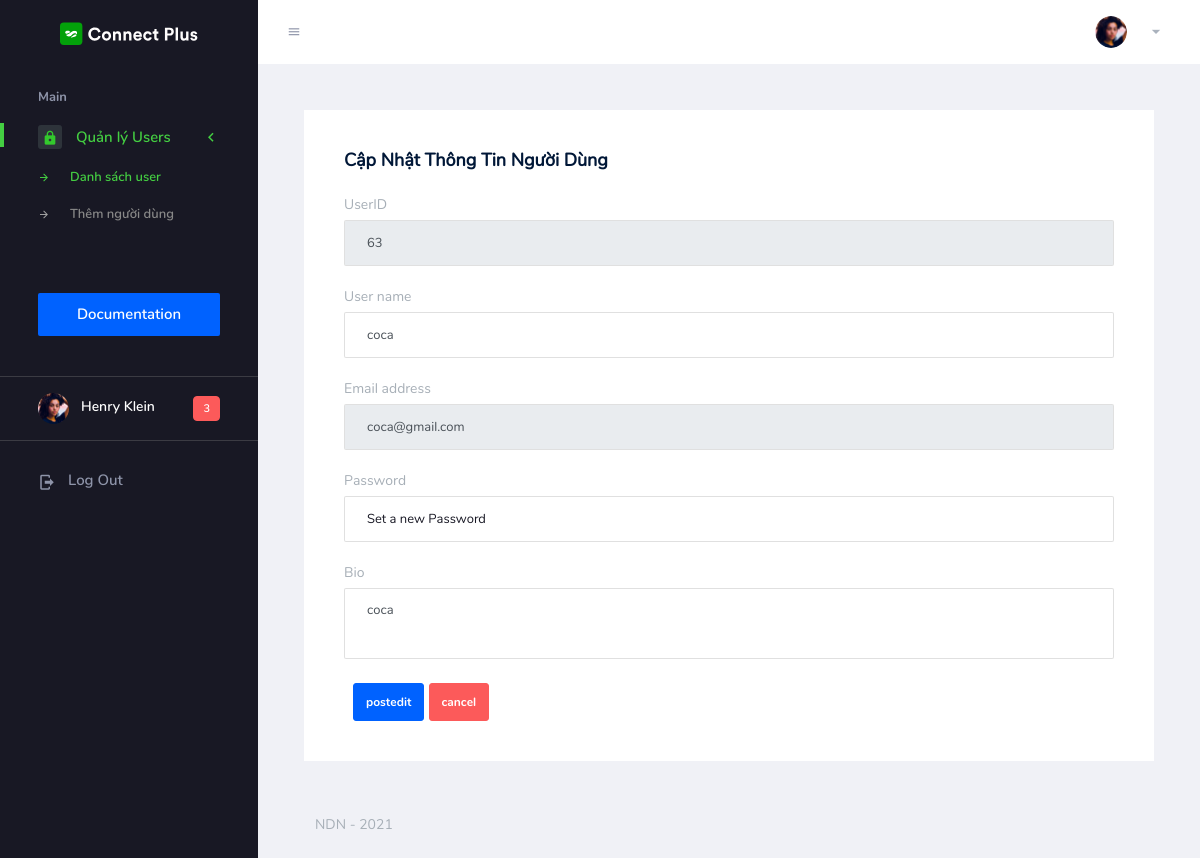
Page /admin/controller/UserController.php?action=getedit&id=63 on the earlier database version.
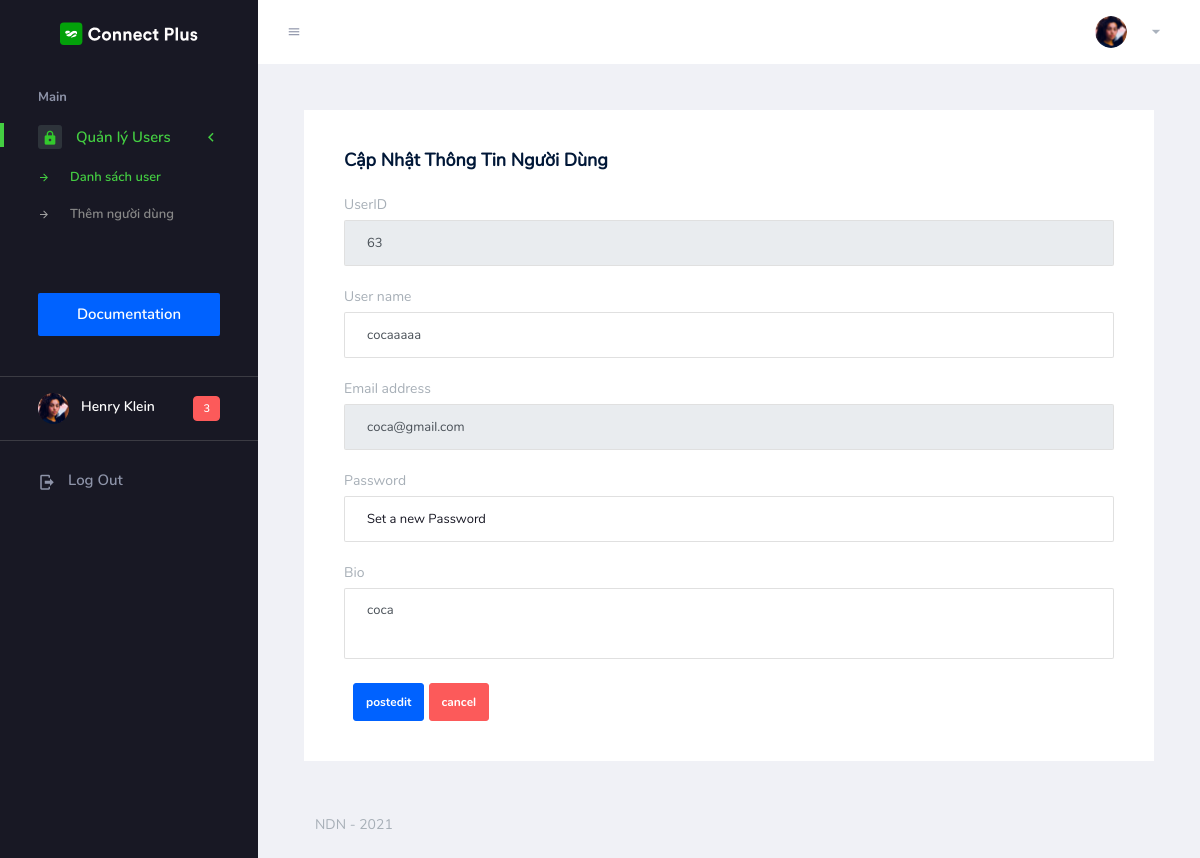
Same page on the later database version.
### tables this page shows
CREATE TABLE `user` (
  `ID` int(11) NOT NULL,
  `username` varchar(45) DEFAULT NULL,
  `email` varchar(45) DEFAULT NULL,
  `userpassword` varchar(45) DEFAULT NULL,
  `bio` varchar(45) DEFAULT NULL,
  `userstatus` tinyint(1) DEFAULT NULL,
  `create_at` datetime DEFAULT current_timestamp()
);

### admin/controller/BaseController.php (called while the page is built, shortened)
<?php
class BaseController {
    public function view($view, $data = []) {
        require_once "../view/" .$view . ".php";
    }
}

### admin/utils/MySQLUtil.php (called while the page is built, shortened)
<?php
class MySQLUtil {
    private $servername;
    private $username;
    private $password;
    private $dbname;
    private static $conn;
    public function __construct() {
        $this->servername = "localhost";
        $this->username = "root";
        $this->password = "";
        $this->dbname = "organicstore";
            return self::$conn;
    }
    public function __destruct() {
        $this->servername = "";
        $this->username = "";
        $this->password = "";
        $this->dbname = "";
        self::$conn = NULL;
    }
    public function connectDB() {
        try {
            self::$conn = new PDO("mysql:host=$this->servername;dbname=$this->dbname", $this->username, $this->password);
            self::$conn->setAttribute(PDO::ATTR_ERRMODE, PDO::ERRMODE_EXCEPTION);
            return self::$conn;
        } catch (PDOException $e) {
            echo "Connection failed: " . $e->getMessage();
        }
    }
    public function disconnectDB() {
        self::$conn = NULL;
    }
    public function getData($query, $para = array()) {
        $stmt = self::$conn->prepare($query);
        $stmt->execute($para);
        return $stmt->fetch(PDO::FETCH_ASSOC);
    }
}

### admin/model/UserModel.php (called while the page is built, shortened)
<?php
include_once '../utils/MySQLUtil.php';
class UserModel {
    private $userID;
    public function __construct($usrname, $usremail, $usrpassword, $usrbio, $usrid) {
        $this->userID= $usrid;
    }
    public function getUserID() {
        return $this->userID;
    }
    public function getUserByID() {
        $myDB = new MySQLUtil();
        $query = "SELECT ID, username, email, userpassword, bio FROM user WHERE ID=:ID";
        $para = array(":ID" => $this->getUserID());
        $data = $myDB->getData($query, $para);
        return $data;
    }
}

### admin/view/usereditpage.php (the view, shortened to what the changed rows need)
<!DOCTYPE html>
<html lang="en">
    <head>
        <?php
        include '../view/layout/head.php';
        ?>
    </head>
    <body>
        <div class="container-scroller">
            <?php
            include '../view/layout/menutop.php';
            ?>
            <div class="container-fluid page-body-wrapper">
                <?php
                include '../view/layout/menuleft.php';
                ?>
                <div class="main-panel">
                    <div class="content-wrapper">
                        <div class="row">
                            <div class="col-lg-12 grid-margin stretch-card">
                                <div class="card">
                                    <div class="card-body">
                                        <h4 class="card-title">Cập nhật thông tin người dùng</h4>
                                        <form  class="forms-sample" action="../controller/UserController.php" method="POST">
                                           <div class="form-group">
                                                <label for="exampleInputUserName1">UserID</label>
                                                <input type="text" readonly value="<?php echo $data["user_info"]["ID"]; ?>" class="form-control p-input" id="txt_userid" name="txt_userid" placeholder="UserID">
                                            </div>
                                            <div class="form-group">
                                                <label for="exampleInputUserName1">User name</label>
                                                <input type="text" value="<?php echo $data["user_info"]["username"]; ?>" class="form-control p-input" id="txt_username" name="txt_username" placeholder="UserName">
                                            </div>
                                            <div class="form-group">
                                                <label for="exampleInputEmail1">Email address</label>
                                                <input type="email"  disabled value="<?php echo $data["user_info"]["email"]; ?>" class="form-control p-input" id="txt_email" name="txt_email" aria-describedby="emailHelp" placeholder="Enter email">
                                            </div>
                                            <div class="form-group">
                                                <label for="exampleInputPassword1">Password</label>
                                                <input type="password" class="form-control p-input" id="txt_password" name="txt_password" placeholder="Set a new Password">
                                            </div>
                                            <div class="form-group">
                                                <label for="exampleTextarea">Bio</label>
                                                <textarea class="form-control p-input" id="txt_bio" name="txt_bio" rows="3"><?php echo $data["user_info"]["bio"]; ?></textarea>
                                            </div>
                                            <div class="col-12">
                                                <input type="submit" name="user_action" class="btn btn-primary" value="postedit">
                                                <input type="reset" name="btn_cancel" class="btn btn-danger" value="cancel">
                                            </div>
                                        </form>
                                    </div>
                                </div>
                            </div>
                        </div>
                    </div>
                    <?php
                    include '../view/layout/footer.php';
                    ?>
                </div>
            </div>
        </div>
    </body>
</html>

Differences in the rows shown:
changed user "coca@gmail.com": txt_username "coca" → "cocaaaaa"
